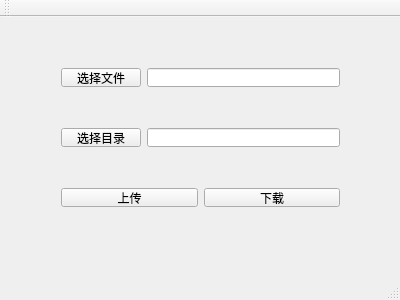
<?xml version="1.0" encoding="UTF-8"?>
<ui version="4.0">
 <class>MainWindow</class>
 <widget class="QMainWindow" name="MainWindow">
  <property name="geometry">
   <rect>
    <x>0</x>
    <y>0</y>
    <width>400</width>
    <height>300</height>
   </rect>
  </property>
  <property name="windowTitle">
   <string>MainWindow</string>
  </property>
  <widget class="QWidget" name="centralWidget">
   <widget class="QWidget" name="horizontalLayoutWidget">
    <property name="geometry">
     <rect>
      <x>50</x>
      <y>40</y>
      <width>301</width>
      <height>41</height>
     </rect>
    </property>
    <layout class="QHBoxLayout" name="horizontalLayout">
     <item>
      <widget class="QPushButton" name="pushButton_3">
       <property name="text">
        <string>选择文件</string>
       </property>
      </widget>
     </item>
     <item>
      <widget class="QLineEdit" name="lineEdit"/>
     </item>
    </layout>
   </widget>
   <widget class="QWidget" name="horizontalLayoutWidget_2">
    <property name="geometry">
     <rect>
      <x>50</x>
      <y>100</y>
      <width>301</width>
      <height>41</height>
     </rect>
    </property>
    <layout class="QHBoxLayout" name="horizontalLayout_2">
     <item>
      <widget class="QPushButton" name="pushButton_4">
       <property name="text">
        <string>选择目录</string>
       </property>
      </widget>
     </item>
     <item>
      <widget class="QLineEdit" name="lineEdit_2"/>
     </item>
    </layout>
   </widget>
   <widget class="QWidget" name="horizontalLayoutWidget_3">
    <property name="geometry">
     <rect>
      <x>50</x>
      <y>160</y>
      <width>301</width>
      <height>41</height>
     </rect>
    </property>
    <layout class="QHBoxLayout" name="horizontalLayout_3">
     <item>
      <widget class="QPushButton" name="pushButton">
       <property name="text">
        <string>上传</string>
       </property>
      </widget>
     </item>
     <item>
      <widget class="QPushButton" name="pushButton_2">
       <property name="text">
        <string>下载</string>
       </property>
      </widget>
     </item>
    </layout>
   </widget>
  </widget>
  <widget class="QMenuBar" name="menuBar">
   <property name="geometry">
    <rect>
     <x>0</x>
     <y>0</y>
     <width>400</width>
     <height>22</height>
    </rect>
   </property>
  </widget>
  <widget class="QToolBar" name="mainToolBar">
   <attribute name="toolBarArea">
    <enum>TopToolBarArea</enum>
   </attribute>
   <attribute name="toolBarBreak">
    <bool>false</bool>
   </attribute>
  </widget>
  <widget class="QStatusBar" name="statusBar"/>
 </widget>
 <layoutdefault spacing="6" margin="11"/>
 <resources/>
 <connections/>
</ui>
